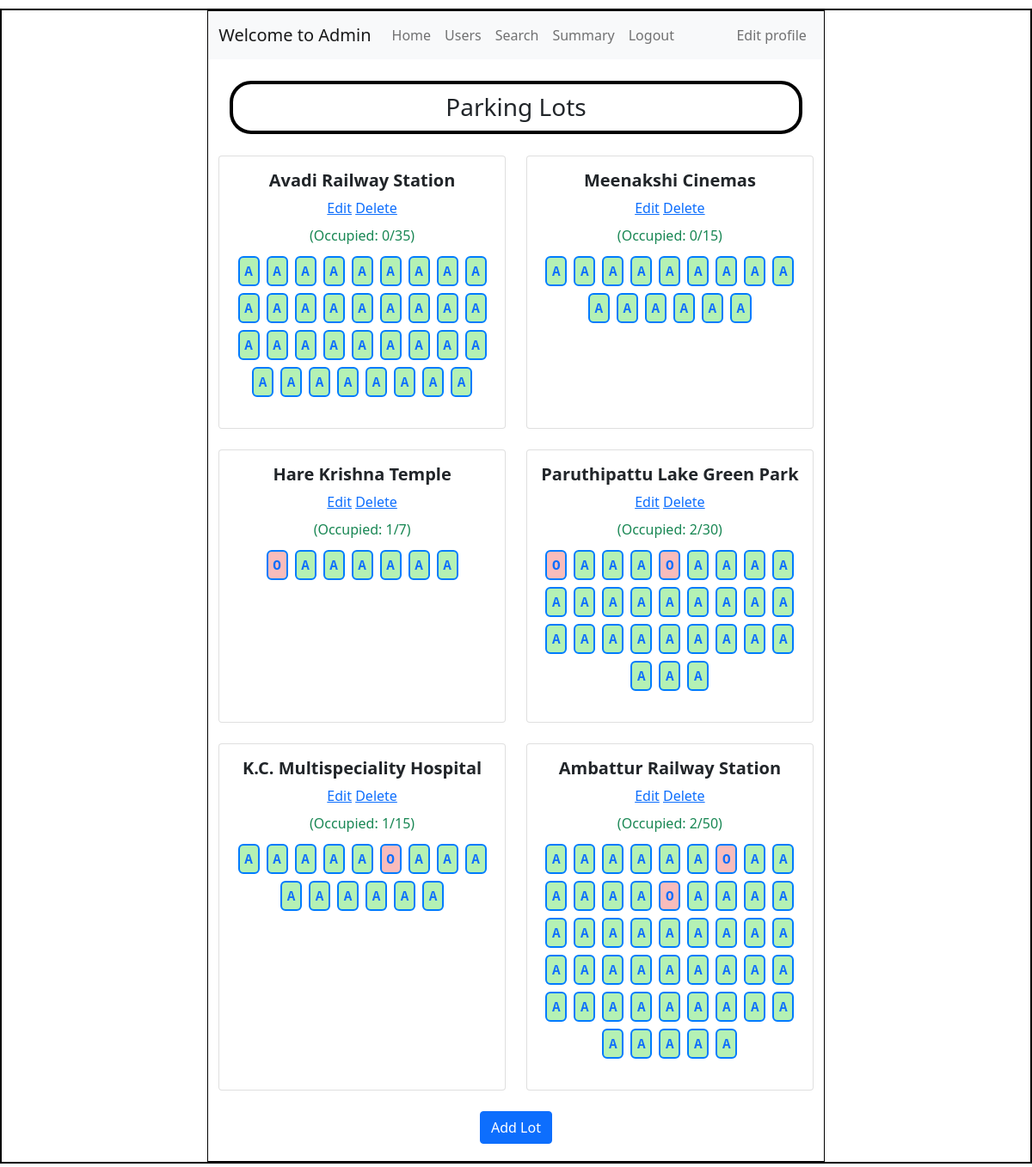
Before: /admin_dashboard with the older database file.
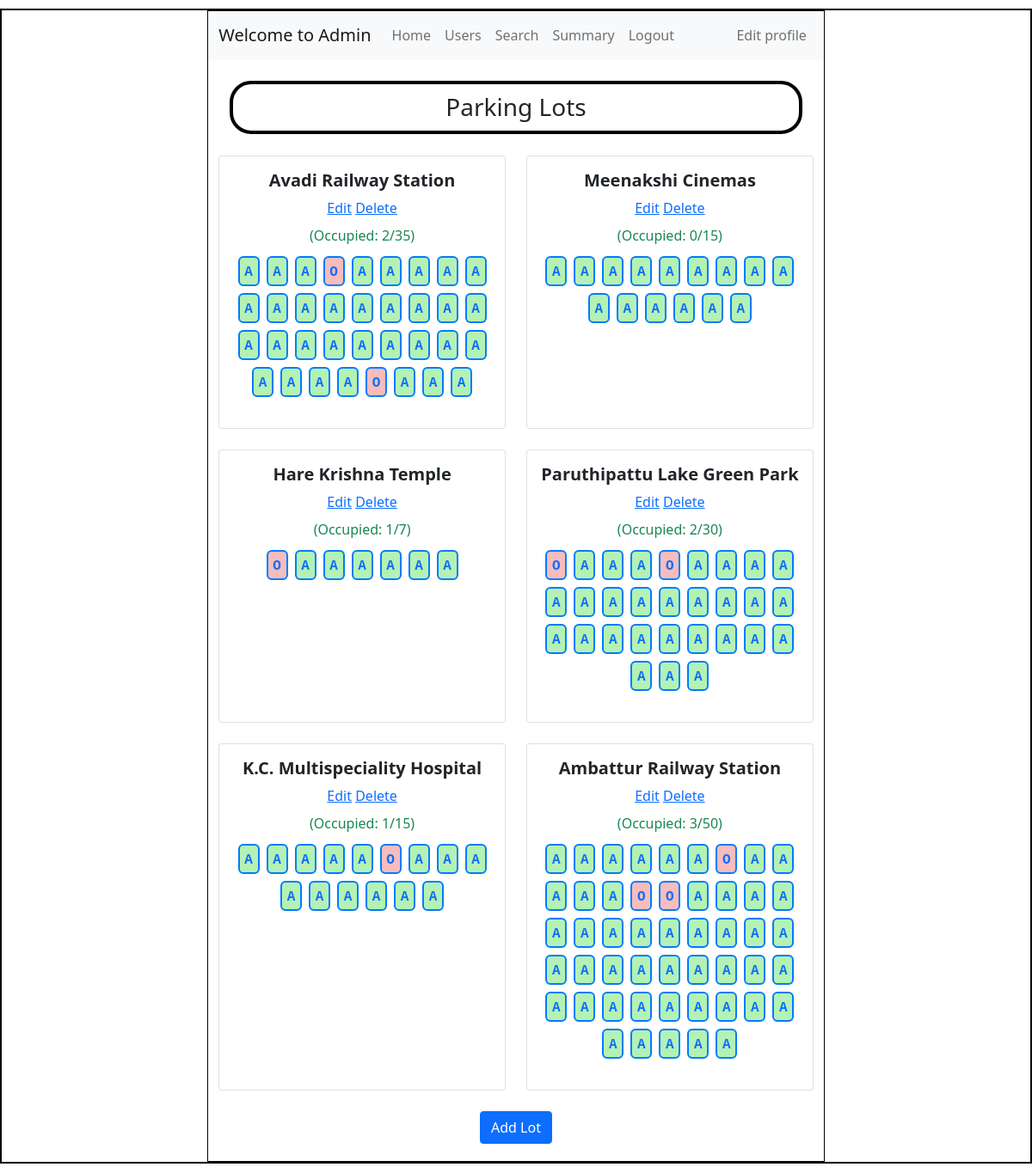
After: the same page with the newer database file.
### application/models.py (models this page shows)
class User(db.Model):
    id = db.Column(db.Integer, primary_key=True)
    first_name = db.Column(db.String(), nullable=False)
    last_name = db.Column(db.String(), nullable=False)
    email = db.Column(db.String(), unique=True, nullable=False)
    pwd = db.Column(db.String(), nullable=False)
    vehicle_reg = db.Column(db.String(), unique=True, nullable=False)
    address = db.Column(db.String(), nullable=False)
    pincode = db.Column(db.String(), nullable=False)
    phone_number = db.Column(db.String(), unique=True, nullable=False)
    gender = db.Column(db.String())
    age = db.Column(db.Integer)
    type = db.Column(db.String(), default='general')
    reservations = db.relationship('Reservation', backref='user')

class ParkingLot(db.Model):
    id = db.Column(db.Integer, primary_key=True)
    prime_location_name = db.Column(db.String(), nullable=False)
    price = db.Column(db.Float, nullable=False)
    address = db.Column(db.String(), nullable=False)
    pin_code = db.Column(db.String(), nullable=False)
    max_spots = db.Column(db.Integer, nullable=False)
    spots = db.relationship('ParkingSpot', backref='lot', cascade='all, delete-orphan')

class ParkingSpot(db.Model):
    id = db.Column(db.Integer, primary_key=True)
    lot_id = db.Column(db.Integer, db.ForeignKey('parking_lot.id'), nullable=False)
    status = db.Column(db.String(), default='available')
    reservations = db.relationship('Reservation', backref='spot', cascade='all, delete-orphan')

### application/controllers.py (the view)
@app.route("/admin_dashboard")
def admin_dashboard():
    this_user = User.query.filter_by(type='admin').first()
    all_lots = ParkingLot.query.all()
    updated_lots = []
    for lot in all_lots:
        spots = ParkingSpot.query.filter_by(lot_id=lot.id).all()
        occupied_count = sum(1 for s in spots if s.status == 'occupied')
        total_spots = len(spots)
        updated_lots.append({
            'id': lot.id,
            'prime_location_name': lot.prime_location_name,
            'address': lot.address,
            'price': lot.price,
            'pin_code': lot.pin_code,
            'max_spots': lot.max_spots,
            'occupied_spots': occupied_count,
            'total_spots': total_spots,
            'spots': [{'id': s.id, 'status': s.status} for s in spots]
        })
    return render_template("admin_dashboard.html", this_user=this_user, parking_lots=updated_lots)

### templates/admin_dashboard.html (shortened to what this page needs)
<!DOCTYPE html>
<html lang="en">
<head>
    <link rel="stylesheet" href="../static/style.css">
    <link href="https://cdn.jsdelivr.net/npm/bootstrap@5.0.2/dist/css/bootstrap.min.css" rel="stylesheet">
</head>
<body>
    <div id="main">
        <div id="canvas">
            <nav class="navbar navbar-expand-lg navbar-light bg-light">
                <div class="container-fluid">
                    <a class="navbar-brand" href="/admin_dashboard">Welcome to {{this_user.first_name}}</a>
                    <div class="collapse navbar-collapse" id="navbarSupportedContent">
                        <ul class="navbar-nav">
                            <li class="nav-item">
                                <a class="nav-link" href="/admin_dashboard">Home</a>
                            </li>
                            <li class="nav-item">
                                <a class="nav-link" href="/users">Users</a>
                            </li>
                            <li class="nav-item">
                                <a class="nav-link" href="/search">Search</a>
                            </li>
                            <li class="nav-item">
                                <a class="nav-link" href="/admin_summary">Summary</a>
                            </li>
                            <li class="nav-item">
                                <a class="nav-link" href="/login">Logout</a>
                            </li>
                        </ul>
                        <ul class="navbar-nav ms-auto">
                            <li class="nav-item">
                                <a class="nav-link" href="/edit_profile/{{this_user.id}}">Edit profile</a>
                            </li>
                        </ul>
                    </div>
                </div>
            </nav>
            <div id="content">
                <h3 class="headings text-center">Parking Lots</h3>
                {% if parking_lots %}
                <div class="container my-4">
                    <div class="row justify-content-center gx-4 gy-4">
                        {% for lot in parking_lots %}
                        <div class="col-md-6">
                            <div class="card p-3 text-center h-100">
                                <h5><strong>{{ lot.prime_location_name }}</strong></h5>
                                <div class="mb-2">
                                    <a href="/edit_lot/{{ lot.id }}" class="nav-item">Edit</a>
                                    <a href="/delete_lot/{{ lot.id }}" class="nav-item">Delete</a>
                                </div>
                                <div class="text-success mb-2">
                                    (Occupied: {{ lot.occupied_spots }}/{{ lot.total_spots }})
                                </div>
                                <div class="d-flex flex-wrap justify-content-center mb-3">
                                    {% for spot in lot.spots %}
                                        {% if spot.status == 'occupied' %}
                                            <a href="/delete_slot/{{ spot.id }}" class="text-decoration-none">
                                                <div class="spot-box occupied">O</div>
                                            </a>
                                        {% else %}
                                            <a href="/delete_slot/{{ spot.id }}" class="text-decoration-none">
                                                <div class="spot-box available">A</div>
                                            </a>
                                        {% endif %}
                                    {% endfor %}
                                </div>
                            </div>
                        </div>
                        {% endfor %}
                    </div>
                </div>
                {% else %}
                <div class="container my-4">
                    <div class="card p-3 text-center" style="max-width: 300px; margin: auto;">
                        <h5><strong>No Parking Lots Added</strong></h5>
                    </div>
                </div>
                {% endif %}
                <div class="text-center">
                    <a href="/new-lot" class="btn btn-primary">Add Lot</a><br>
                </div>
            </div>
        </div>
    </div>
</body>
</html>

### static/style.css (style rules this page uses)
* { margin: 0px; }
#main, canvas { border: 2px solid black; margin-top: 10px; margin-bottom: 10px; }
#canvas { width: 60%; margin: auto; min-height: 100vh; border: 1px solid black; padding-bottom: 20px; }
.headings { border: 4px solid black; border-radius: 25px; margin: 25px; padding: 10px; }
.available { background-color: #b4f1b4; }
.occupied { background-color: #f8bcbc; }
.spot-box { width: 25px; height: 35px; text-align: center; line-height: 35px; margin: 4px; font-weight: bold; border: 2px solid #007bff; border-radius: 6px; font-family: monospace; }

Changed rows visible on the page:
computed for ParkingLot "Avadi Railway Station": occupied_spots "0" → "2"
changed ParkingSpot (number 4 of 152 on the later page): status "A" → "O"
changed ParkingSpot (number 32 of 152 on the later page): status "A" → "O"
computed for ParkingLot "Ambattur Railway Station": occupied_spots "2" → "3"
changed ParkingSpot (number 115 of 152 on the later page): status "A" → "O"
